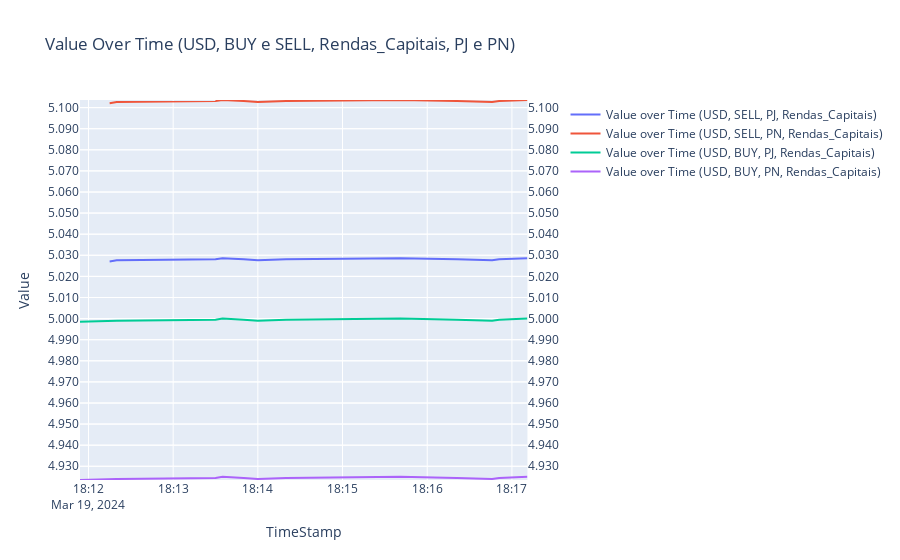

The code cell stored with this chart in its notebook:
### Code cell
import pandas as pd
import plotly.graph_objects as go
from plotly.subplots import make_subplots

# Create figure with secondary y-axis
fig = make_subplots(specs=[[{"secondary_y": True}]])

pj_sell = pd.read_csv('rendas_capitais/RCap_PJ_Venda.csv')
pn_sell = pd.read_csv('rendas_capitais/RCap_PN_Venda.csv')
pj_buy = pd.read_csv('rendas_capitais/RCap_PJ_Compra.csv')
pn_buy = pd.read_csv('rendas_capitais/RCap_PN_Compra.csv')

# Add traces
fig.add_trace(
    go.Scatter(x=pj_sell['valueUpdateDateTime'], y=pj_sell['value'], name="Value over Time (USD, SELL, PJ, Rendas_Capitais)"),
    secondary_y=False,
)

fig.add_trace(
    go.Scatter(x=pn_sell['valueUpdateDateTime'], y=pn_sell['value'], name="Value over Time (USD, SELL, PN, Rendas_Capitais)"),
    secondary_y=True,
)

fig.add_trace(
    go.Scatter(x=pj_buy['valueUpdateDateTime'], y=pj_buy['value'], name="Value over Time (USD, BUY, PJ, Rendas_Capitais)"),
    secondary_y=False,
)

fig.add_trace(
    go.Scatter(x=pn_buy['valueUpdateDateTime'], y=pn_buy['value'], name="Value over Time (USD, BUY, PN, Rendas_Capitais)"),
    secondary_y=True,
)

# Add figure title
fig.update_layout(
    title_text="Value Over Time (USD, BUY e SELL, Rendas_Capitais, PJ e PN)"
)

# Set x-axis title
fig.update_xaxes(title_text="TimeStamp")

# Set y-axes titles
fig.update_yaxes(title_text="Value", secondary_y=False)

# Update y-axes to show the full range of data
fig.update_yaxes(range=[min(pj_sell['value'].min(), pn_sell['value'].min(), pj_buy['value'].min(), pn_buy['value'].min()), max(pj_sell['value'].max(), pn_sell['value'].max(), pj_buy['value'].max(), pn_buy['value'].max())], secondary_y=False)
fig.update_yaxes(range=[min(pj_sell['value'].min(), pn_sell['value'].min(), pj_buy['value'].min(), pn_buy['value'].min()), max(pj_sell['value'].max(), pn_sell['value'].max(), pj_buy['value'].max(), pn_buy['value'].max())], secondary_y=True)

# Increase the number of y-ticks
fig.update_yaxes(tickformat=".3f", nticks=20, secondary_y=False)
fig.update_yaxes(tickformat=".3f", nticks=20, secondary_y=True)

fig.show()
